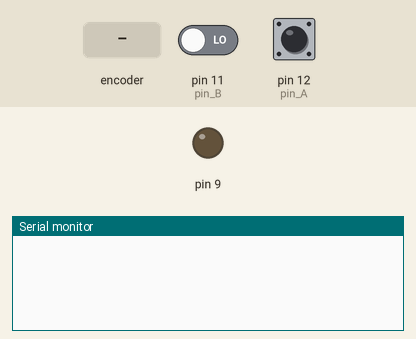
Simulated run of this sketch. Board: Arduino Uno, built with avr-gcc and run on an emulated ATmega328P. Parts: output pins drawn as LEDs (lit = HIGH), the last lines printed to the serial monitor. Inputs (shaded band) come from the test bench; at power-on: pin 11 (pin_B) LOW, pin 12 (pin_A) HIGH.

Above: at 1.2 s.
1.3 s: rotary encoder on pin 12 (pin_A) / pin 11 (pin_B) turned 1 step (first pin leading)
At 1.7 s:
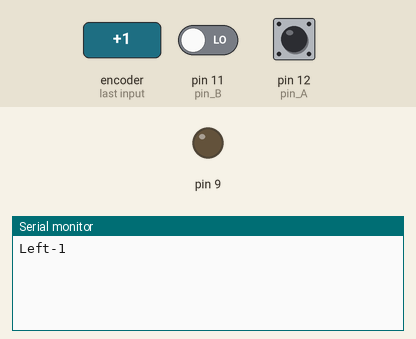
3.0 s: rotary encoder on pin 12 (pin_A) / pin 11 (pin_B) turned 1 step (first pin leading)
At 4.5 s:
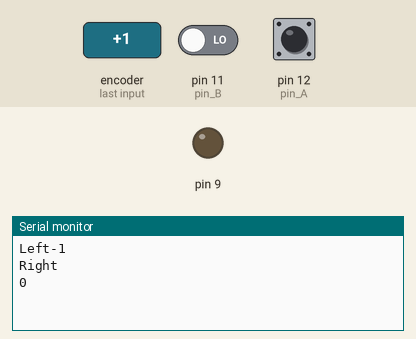

Measured:
- after the input at 1.3 s, the serial monitor: prints a new line at once (image 1)
- after the input at 3.0 s, the serial monitor: prints a new line at once (image 2)

The sketch:

encoderWorks.ino
```cpp
/*
** Rotary Encoder Example
** Use the Sparkfun Rotary Encoder to vary brightness of LED
**
** Sample the encoder at 200Hz using the millis() function
*/

int brightness = 120;    // how bright the LED is, start at half brightness
int fadeAmount = 10;    // how many points to fade the LED by
unsigned long currentTime;
unsigned long loopTime;
const int pin_A = 12;  // pin 12
const int pin_B = 11;  // pin 11
unsigned char encoder_A;
unsigned char encoder_B;
unsigned char encoder_A_prev=0;
int counter = 0;
void setup()  {
  // declare pin 9 to be an output:
  pinMode(9, OUTPUT);
  pinMode(pin_A, INPUT);
  pinMode(pin_B, INPUT);
  currentTime = millis();
  loopTime = currentTime;
  Serial.begin(9600);
}

void loop()  {
  // get the current elapsed time
  currentTime = millis();
  if(currentTime >= (loopTime)){
    // 5ms since last check of encoder = 200Hz
    encoder_A = digitalRead(pin_A);    // Read encoder pins
    encoder_B = digitalRead(pin_B);
    if((!encoder_A) && (encoder_A_prev)){
      // A has gone from high to low
      if(encoder_B) {
        counter++;
        // B is high so clockwise
        // increase the brightness, dont go over 255
        Serial.println("Right");
        Serial.println(counter);
        if(brightness + fadeAmount <= 255) brightness += fadeAmount;
      }
      else {
        counter--;
        // B is low so counter-clockwise
        // decrease the brightness, dont go below 0

        Serial.print("Left");
        Serial.println(counter);
        if(brightness - fadeAmount >= 0) brightness -= fadeAmount;
      }

    }
    encoder_A_prev = encoder_A;     // Store value of A for next time

    // set the brightness of pin 9:
    //analogWrite(9, brightness);

    loopTime = currentTime;  // Updates loopTime
  }
  // Other processing can be done here

}
```
